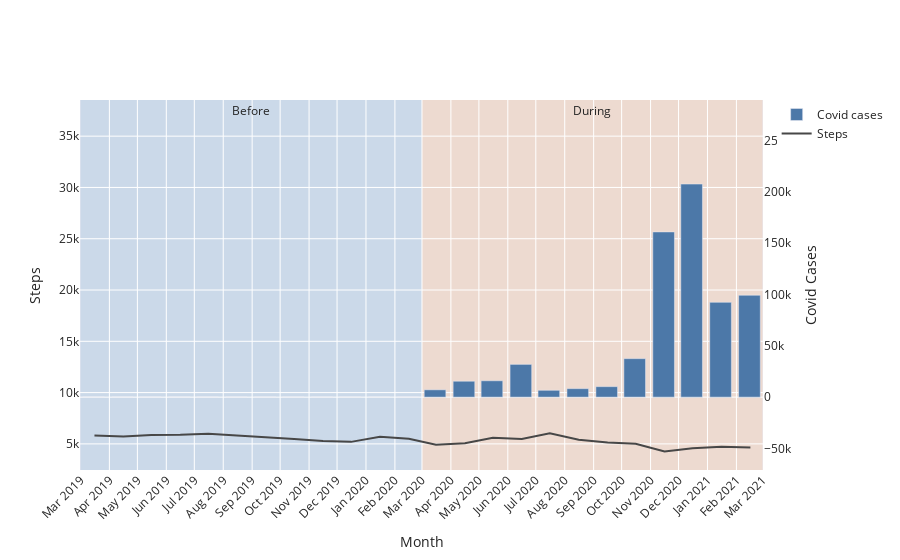

The cell this chart's notebook holds for it:
### Code cell
steps = go.Line(x=months_diff['month'], y=months_diff['steps'], name="Steps", mode="lines", line=dict(color='#474747'))
cases = go.Bar(x=covid_cases['date'], y=covid_cases['cases'], name="Covid cases", yaxis='y2', marker_color=px.colors.qualitative.T10[0], opacity=1)


# tickformat='%Y/%m'
layout = go.Layout(xaxis=dict(title="Month", tickmode='auto',tickangle=-45, nticks=30),
                   yaxis=dict(title='Steps', scaleanchor="y2", scaleratio=10),
                   yaxis2=dict(title='Covid Cases',
                               overlaying='y',
                               showgrid=False,
                               side='right'))

fig = go.Figure(data=[cases, steps], layout=layout)
# fig.data = (fig.data[1],fig.data[0])
# fig.update_layout(height=500, paper_bgcolor='#fff', plot_bgcolor="#fff")
fig.update_layout(height=500)

annotate_before_after(fig, True, 37500) 
fig.show()

### Figure 1 — Plotly figure (JSON) as saved in the notebook; plotly's stock layout.template omitted (floating-point values rounded to 4 significant figures)
{"data": [{"marker": {"color": "#4C78A8"}, "name": "Covid cases", "opacity": 1, "type": "bar", "x": ["2019-03-15T00:00:00", "2019-04-15T00:00:00", "2019-05-15T00:00:00", "2019-06-15T00:00:00", "2019-07-15T00:00:00", "2019-08-15T00:00:00", "2019-09-15T00:00:00", "2019-10-15T00:00:00", "2019-11-15T00:00:00", "2019-12-15T00:00:00", "2020-01-15T00:00:00", "2020-02-15T00:00:00", "2020-03-15T00:00:00", "2020-04-15T00:00:00", "2020-05-15T00:00:00", "2020-06-15T00:00:00", "2020-07-15T00:00:00", "2020-08-15T00:00:00", "2020-09-15T00:00:00", "2020-10-15T00:00:00", "2020-11-15T00:00:00", "2020-12-15T00:00:00", "2021-01-15T00:00:00", "2021-02-15T00:00:00"], "y": [0, 0, 0, 0, 0, 0, 0, 0, 0, 0, 0, 14, 7159, 15527, 15961, 31951, 6673, 8285, 10233, 37527, 161065, 207718, 92437, 99336], "yaxis": "y2"}, {"line": {"color": "#474747"}, "mode": "lines", "name": "Steps", "type": "scatter", "x": ["2019-03-16", "2019-04-16", "2019-05-16", "2019-06-16", "2019-07-16", "2019-08-16", "2019-09-16", "2019-10-16", "2019-11-16", "2019-12-16", "2020-01-16", "2020-02-16", "2020-03-16", "2020-04-16", "2020-05-16", "2020-06-16", "2020-07-16", "2020-08-16", "2020-09-16", "2020-10-16", "2020-11-16", "2020-12-16", "2021-01-16", "2021-02-16"], "y": [5824.0, 5717.0, 5858.0, 5886.0, 5995.0, 5849.0, 5639.0, 5488.0, 5278.0, 5196.0, 5704.0, 5504.0, 4919.0, 5068.0, 5602.0, 5483.0, 6041.0, 5411.0, 5144.0, 5013.0, 4258.0, 4575.0, 4725.0, 4636.0]}], "layout": {"annotations": [{"showarrow": false, "text": "Before", "x": "2019-08-31T00:00:00", "y": 37500}, {"showarrow": false, "text": "During", "x": "2020-08-30T12:00:00", "y": 37500}], "autosize": true, "shapes": [{"fillcolor": "#1F77B4", "layer": "below", "line": {"width": 0}, "opacity": 0.15, "type": "rect", "x0": "2019-03-01T00:00:00", "x1": "2020-03-01T00:00:00", "xref": "x", "y0": 0, "y1": 1, "yref": "y domain"}, {"fillcolor": "#FF7F0E", "layer": "below", "line": {"width": 0}, "opacity": 0.15, "type": "rect", "x0": "2020-03-01T00:00:00", "x1": "2021-03-01T00:00:00", "xref": "x", "y0": 0, "y1": 1, "yref": "y domain"}], "xaxis": {"autorange": true, "nticks": 30, "range": ["2019-02-28 12:00", "2021-03-01 12:00"], "tickangle": -45, "tickmode": "auto", "title": {"text": "Month"}, "type": "date"}, "yaxis": {"autorange": true, "domain": [0, 1], "range": [2449.0, 38620.0], "scaleanchor": "y2", "scaleratio": 10, "title": {"text": "Steps"}, "type": "linear"}, "yaxis2": {"autorange": true, "domain": [0, 1], "overlaying": "y", "range": [-71500.0, 290200.0], "showgrid": false, "side": "right", "title": {"text": "Covid Cases"}, "type": "linear"}}}
